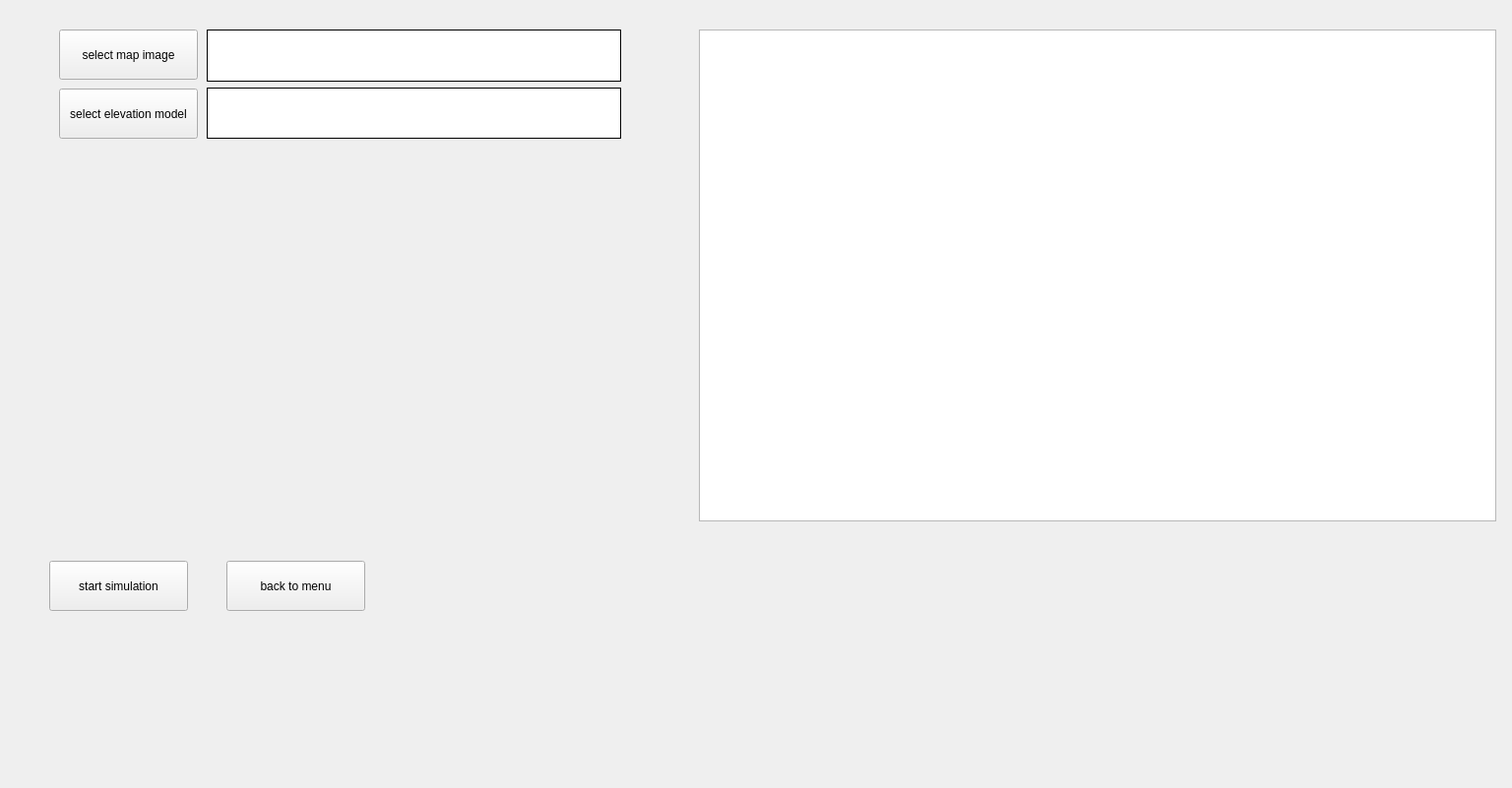
<?xml version="1.0" encoding="UTF-8"?>
<ui version="4.0">
 <class>CreateSimulationWindow</class>
 <widget class="QMainWindow" name="CreateSimulationWindow">
  <property name="geometry">
   <rect>
    <x>0</x>
    <y>0</y>
    <width>1536</width>
    <height>801</height>
   </rect>
  </property>
  <property name="windowTitle">
   <string>MainWindow</string>
  </property>
  <property name="styleSheet">
   <string notr="true"/>
  </property>
  <widget class="QWidget" name="centralwidget">
   <widget class="QPushButton" name="select_img">
    <property name="geometry">
     <rect>
      <x>60</x>
      <y>30</y>
      <width>141</width>
      <height>51</height>
     </rect>
    </property>
    <property name="text">
     <string>select map image</string>
    </property>
   </widget>
   <widget class="QPushButton" name="select_model">
    <property name="geometry">
     <rect>
      <x>60</x>
      <y>90</y>
      <width>141</width>
      <height>51</height>
     </rect>
    </property>
    <property name="text">
     <string>select elevation model</string>
    </property>
   </widget>
   <widget class="QPushButton" name="start_simulation">
    <property name="geometry">
     <rect>
      <x>50</x>
      <y>570</y>
      <width>141</width>
      <height>51</height>
     </rect>
    </property>
    <property name="text">
     <string>start simulation</string>
    </property>
   </widget>
   <widget class="QPushButton" name="back_to_menu">
    <property name="geometry">
     <rect>
      <x>230</x>
      <y>570</y>
      <width>141</width>
      <height>51</height>
     </rect>
    </property>
    <property name="text">
     <string>back to menu</string>
    </property>
   </widget>
   <widget class="QGraphicsView" name="graphicsView">
    <property name="geometry">
     <rect>
      <x>710</x>
      <y>30</y>
      <width>810</width>
      <height>500</height>
     </rect>
    </property>
   </widget>
   <widget class="QWidget" name="layoutWidget">
    <property name="geometry">
     <rect>
      <x>210</x>
      <y>30</y>
      <width>421</width>
      <height>111</height>
     </rect>
    </property>
    <layout class="QVBoxLayout" name="verticalLayout">
     <item>
      <widget class="QLabel" name="map_img_path">
       <property name="styleSheet">
        <string notr="true">background-color: rgba(255, 255, 255, 255);
border-style: solid;
border-width: 1px;
border-color: black; </string>
       </property>
       <property name="text">
        <string/>
       </property>
      </widget>
     </item>
     <item>
      <widget class="QLabel" name="elevation_model_path">
       <property name="styleSheet">
        <string notr="true">background-color: rgba(255, 255, 255, 255);
border-style: solid;
border-width: 1px;
border-color: black; </string>
       </property>
       <property name="text">
        <string/>
       </property>
      </widget>
     </item>
    </layout>
   </widget>
  </widget>
 </widget>
 <resources/>
 <connections/>
</ui>
